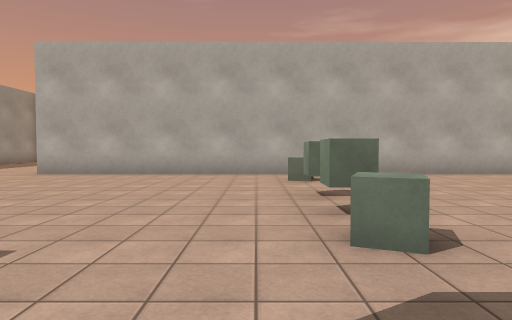
view 1 (above)

23 first-person views from a walk through a 3-D level made in the Unity game engine. The camera is 1.4 m above the floor, tilts 2° down and sees 75° across. The floor is counted in squares, 2 m on a side. Each view is taken from the middle of a square. On the plan, view 1 faces up. The plan holds only what a view shows up to about 10 squares ahead; the rest is blank. The player character is not drawn. Surface patterns are stand-ins for the level's own textures.

view 2
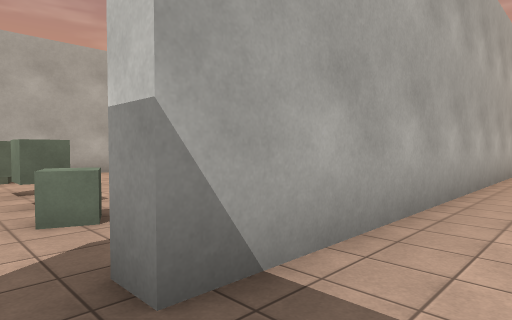

view 3
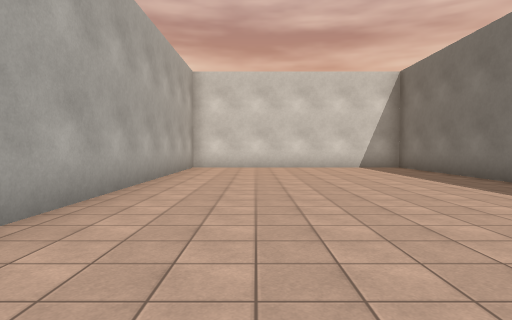

view 4
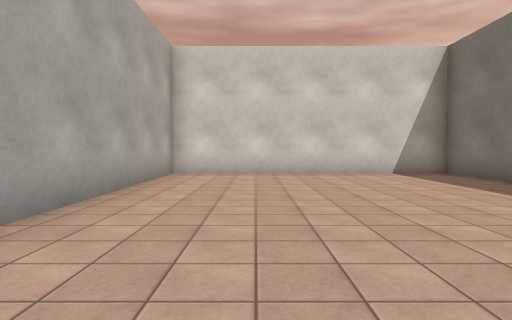

view 5
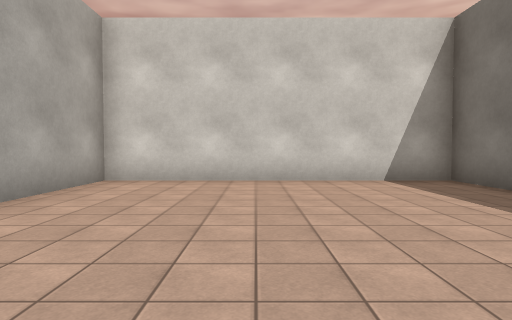

view 6
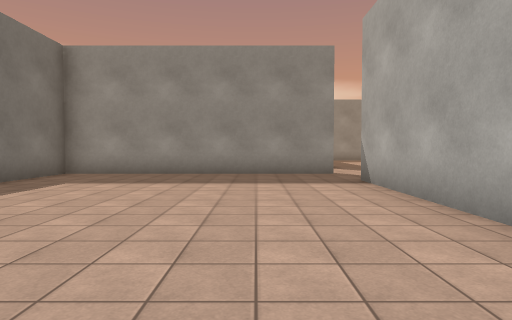

view 7
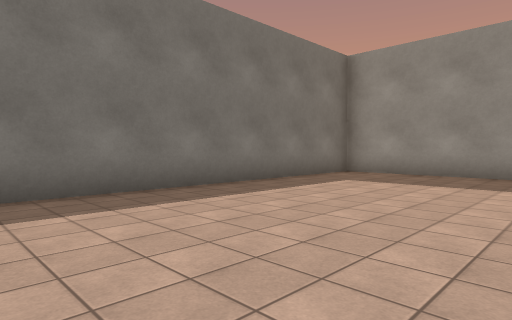

view 8
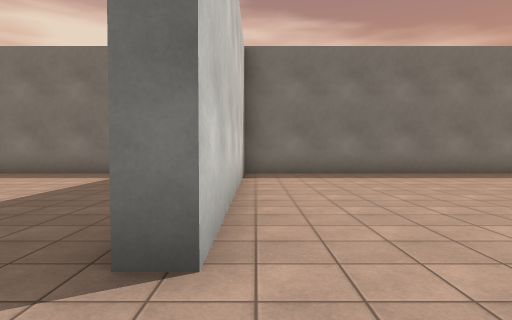

view 9
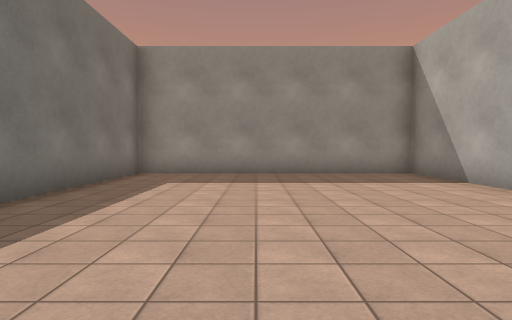

view 10
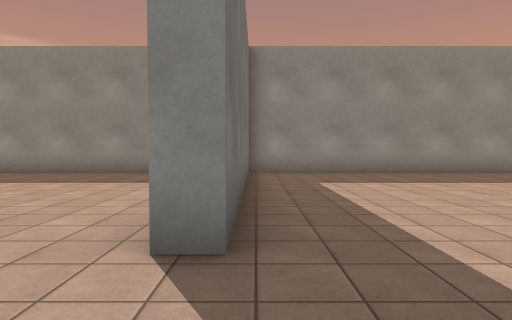

view 11
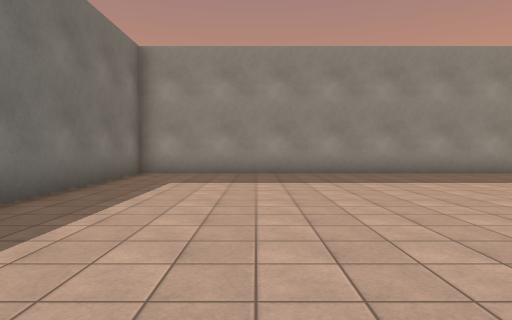

view 12
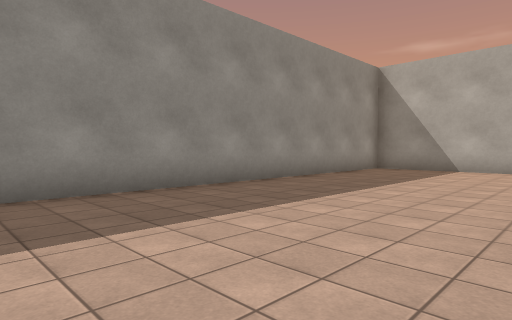

view 13
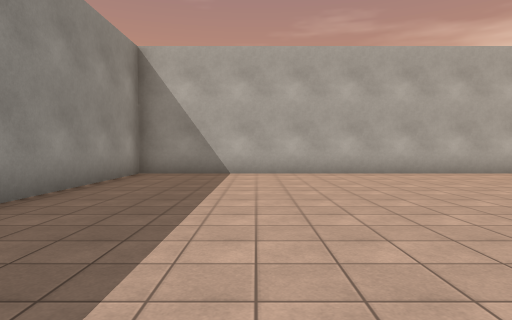

view 14
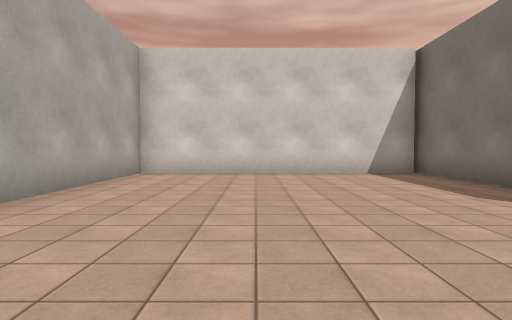

view 15
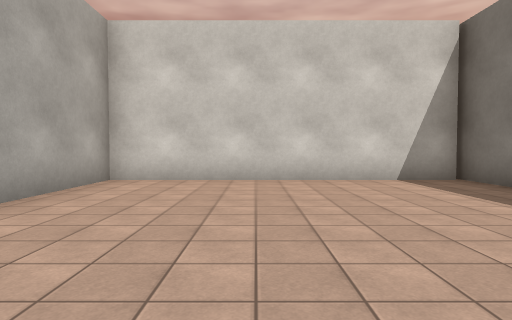

view 16
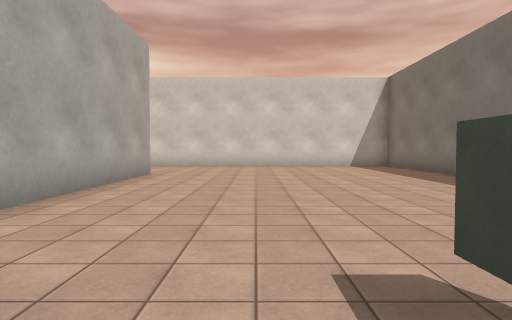

view 17
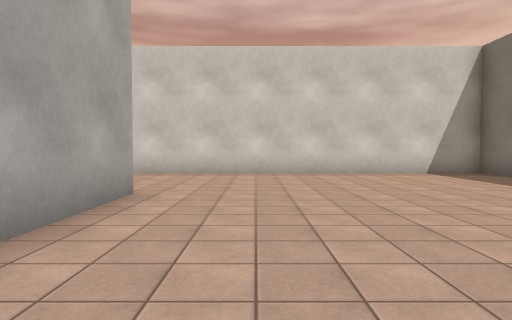

view 18
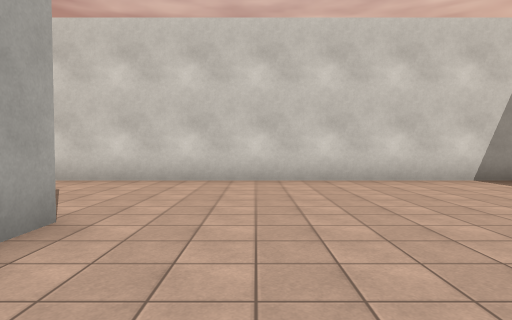

view 19
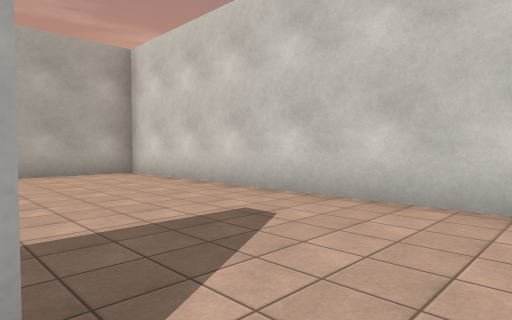

view 20
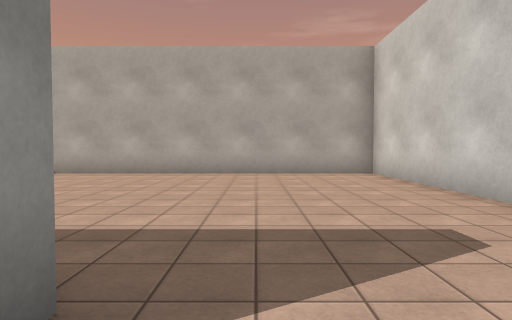

view 21
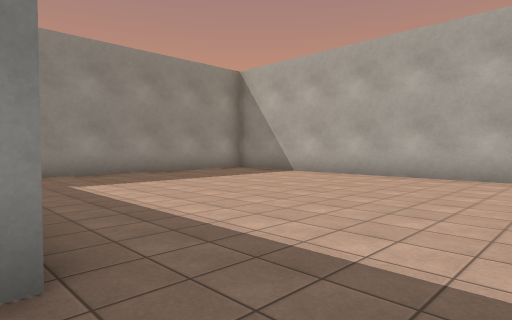

view 22
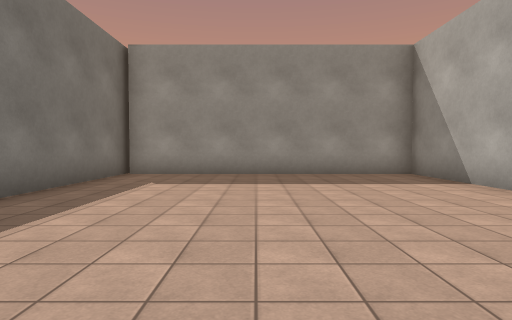

view 23
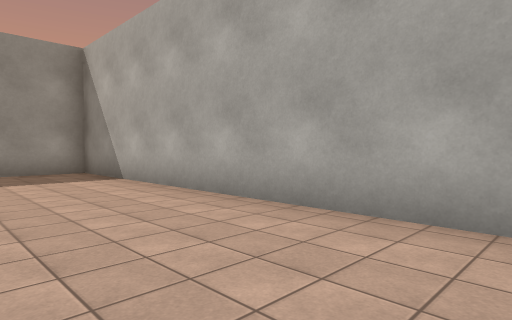

### Floor plan
Ten units are one square. View 1 is at (0, 0); x grows to the right and y downward. Boxes are objects, and circles mark ways between rooms. Rooms are numbered by the first view taken in them; rooms with no view inside come last. Other rooms are left out.
<svg viewBox="-117 -178 255 255">
<path fill="none" stroke="#000" d="M-12 -1 -12 72 133 72 133 -3 7 -3M14 -95 14 -173 -112 -173 -112 -8 -42 -8M-21 -94 64 -94M92 -95 92 -89 -59 -89M7 -3 7 -9M-17 -1 -12 -1M86 -8 100 -8M120 -8 133 -8 133 -173 19 -173 19 -95M-75 -3 -112 -3 -112 72 -17 72 -17 -1M-42 -8 -42 -2"/>
<rect x="5" y="-35" width="10" height="10" fill="#bbb"><title>other object</title></rect>
<rect x="5" y="-45" width="10" height="10" fill="#bbb"><title>other object</title></rect>
<rect x="5" y="-55" width="10" height="10" fill="#bbb"><title>other object</title></rect>
<rect x="5" y="-75" width="10" height="10" fill="#bbb"><title>other object</title></rect>
<circle cx="0" cy="-10" r="3" fill="#2a7"/>
<circle cx="-30" cy="-3" r="3" fill="#2a7"/>
<text x="60" y="30">1</text>
<text x="10" y="-100">2</text>
<text x="-70" y="40">3</text>
</svg>
Room 1 opens to room 2. Room 2 opens to room 3.

Where each view was taken, in squares from view 1:
view 1: 0 up, 0 right, facing up
view 2: 1 down, 0 right, facing up-right
view 3: 2 down, 1 right, facing right
view 4: 2 down, 4 right, facing right
view 5: 3 down, 6 right, facing right
view 6: 2 down, 8 right, facing left
view 7: 2 down, 8 right, facing down-left
view 8: 2 up, 2 left, facing down
view 9: 4 down, 2 left, facing left
view 10: 1 up, 2 left, facing left
view 11: 4 up, 2 left, facing left
view 12: 6 up, 6 left, facing up-left
view 13: 8 up, 8 left, facing up
view 14: 14 up, 8 left, facing right
view 15: 14 up, 6 left, facing right
view 16: 6 up, 0 right, facing right
view 17: 7 up, 4 right, facing right
view 18: 7 up, 6 right, facing right
view 19: 8 up, 9 right, facing up-right
view 20: 8 up, 10 right, facing up
view 21: 9 up, 11 right, facing up-left
view 22: 13 up, 11 right, facing left
view 23: 14 up, 12 right, facing up-left
